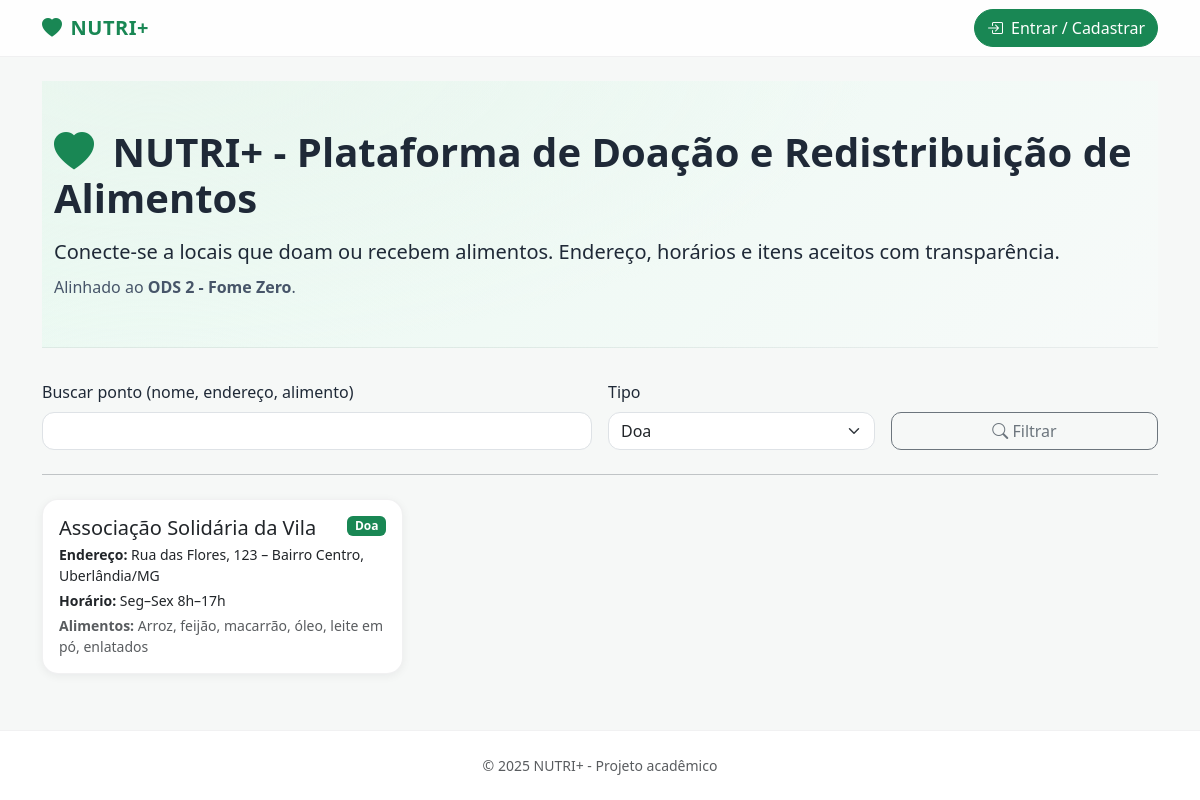
/index.php?tipo=Doa, run on the app's committed database.
### tables this page shows
CREATE TABLE `items` (
  `id` int(11) NOT NULL,
  `user_id` int(11) NOT NULL,              
  `nome` varchar(160) NOT NULL,
  `endereco` varchar(255) NOT NULL,
  `horario` varchar(160) NOT NULL,
  `tipo` enum('Doa','Recebe','Doa/Recebe') NOT NULL,
  `alimentos` text NOT NULL,
  `created_at` timestamp NOT NULL DEFAULT current_timestamp(),
  KEY `idx_items_user_id` (`user_id`)      
);

### public/index.php (the view, shortened to what this page needs)
<?php require_once __DIR__.'/_header.php'; require_once __DIR__.'/../includes/db.php'; ?>
<header class="hero py-5">
  <div class="container">
    <h1 class="fw-semibold mb-3"><i class="bi bi-heart-fill text-success me-2"></i>
      NUTRI+ - Plataforma de Doação e Redistribuição de Alimentos</h1>
    <p class="lead mb-2">
      Conecte-se a locais que <strong>doam</strong> ou <strong>recebem</strong> alimentos. Endereço,
      horários e itens aceitos com transparência.
    </p>
    <p class="lead-quiet mb-0">Alinhado ao <strong>ODS 2 - Fome Zero</strong>.</p>
  </div>
</header>
<?php
$q = isset($_GET['q']) ? trim($_GET['q']) : '';
$tipo = isset($_GET['tipo']) ? $_GET['tipo'] : '';
$sql = "SELECT * FROM items WHERE 1=1";
$params = [];
$types = "";
if ($tipo !== "") {
  $sql .= " AND tipo = ?"; $params[] = $tipo; $types .= "s";
}
$sql .= " ORDER BY id DESC";
$stmt = mysqli_prepare($conn, $sql);
if ($q !== '' && $tipo !== '') {
  $like = '%'.$q.'%';
  mysqli_stmt_bind_param($stmt, 'ssss', $like, $like, $like, $tipo);
} elseif ($q !== '') {
  $like = '%'.$q.'%';
  mysqli_stmt_bind_param($stmt, 'sss', $like, $like, $like);
} elseif ($tipo !== '') {
  mysqli_stmt_bind_param($stmt, 's', $tipo);
}
mysqli_stmt_execute($stmt);
$result = mysqli_stmt_get_result($stmt);
$rows = $result ? mysqli_fetch_all($result, MYSQLI_ASSOC) : [];
?>
<form class="row g-3 align-items-end mt-3" method="get" action="index.php">
  <div class="col-12 col-md-6">
    <label for="buscaPublica" class="form-label">Buscar ponto (nome, endereço, alimento)</label>
    <input type="text" id="buscaPublica" name="q" class="form-control" value="<?= htmlspecialchars($q) ?>">
  </div>
  <div class="col-6 col-md-3">
    <label for="filtroTipoPublico" class="form-label">Tipo</label>
    <select id="filtroTipoPublico" name="tipo" class="form-select">
      <option value="Doa" <?= $tipo==='Doa'?'selected':'' ?>>Doa</option>
    </select>
  </div>
  <div class="col-6 col-md-3 d-grid">
    <button class="btn btn-outline-secondary" type="submit"><i class="bi bi-search"></i> Filtrar</button>
  </div>
</form>
<hr class="my-4">
<div class="row g-3">
<?php if (!count($rows)): ?>
  <div class="col-12"><div class="alert alert-light border">Nenhum ponto encontrado.</div></div>
<?php else: foreach ($rows as $i): ?>
  <div class="col-12 col-md-6 col-xl-4">
    <div class="card h-100">
      <div class="card-body">
        <div class="d-flex justify-content-between align-items-start">
          <h5 class="card-title mb-1"><?= htmlspecialchars($i['nome']) ?></h5>
          <?php $cls = $i['tipo']==='Doa'?'text-bg-success':($i['tipo']==='Recebe'?'text-bg-primary':'text-bg-warning'); ?>
          <span class="badge <?= $cls ?>"><?= htmlspecialchars($i['tipo']) ?></span>
        </div>
        <p class="mb-1 small"><strong>Endereço:</strong> <?= htmlspecialchars($i['endereco']) ?></p>
        <p class="mb-1 small"><strong>Horário:</strong> <?= htmlspecialchars($i['horario']) ?></p>
        <p class="mb-0 small text-muted"><strong>Alimentos:</strong> <?= htmlspecialchars($i['alimentos']) ?></p>
      </div>
    </div>
  </div>
<?php endforeach; endif; ?>
</div>
<?php require_once __DIR__.'/_footer.php'; ?>

### assets/css/styles.css (style rules this page uses)
:root { --nutri-bg: #f6f8f7; --nutri-surface: #ffffff; --nutri-primary: #198754; --nutri-primary-600:#157347; --nutri-primary-50:#eaf6ef; --nutri-accent:#0d6efd; --nutri-muted:#6c757d; --nutri-ring: 0 0 0 .25rem rgba(25,135,84,.25); --radius-lg: 16px; --radius-md: 12px; --shadow-sm: 0 2px 10px rgba(16,24,40,.06); --shadow-md: 0 10px 20px rgba(16,24,40,.10); }
html,body { height:100%; }
body { background: var(--nutri-bg); color:#1f2937; font-family: system-ui, -apple-system, Segoe UI, Roboto, Ubuntu, Cantarell, Helvetica, Arial, "Apple Color Emoji","Segoe UI Emoji", sans-serif; display:flex; flex-direction:column; }
.hero { background: radial-gradient(1200px 500px at 10% -10%, var(--nutri-primary-50), transparent 60%), linear-gradient(135deg, #e9f9f1 0%, #f7faf9 100%); border-bottom: 1px solid rgba(16,24,40,.06); }
.hero h1 { line-height:1.15; }
.lead-quiet { color:#475569 }
.card { border: 1px solid rgba(16,24,40,.06); border-radius: var(--radius-lg); box-shadow: var(--shadow-sm); transition: transform .18s ease, box-shadow .18s ease, border-color .18s ease; }
.form-control, .form-select, .btn { border-radius: 12px; }
.btn-outline-secondary { border-radius: 10px }
.badge.text-bg-success { box-shadow: inset 0 0 0 1px rgba(25,135,84,.2); }

### data on the page
items: nome "Associação Solidária da Vila", tipo "Doa", endereco "Rua das Flores, 123 – Bairro Centro, Uberlândia/MG", horario "Seg–Sex 8h–17h", alimentos "Arroz, feijão, macarrão, óleo, leite em pó, enlatados"
